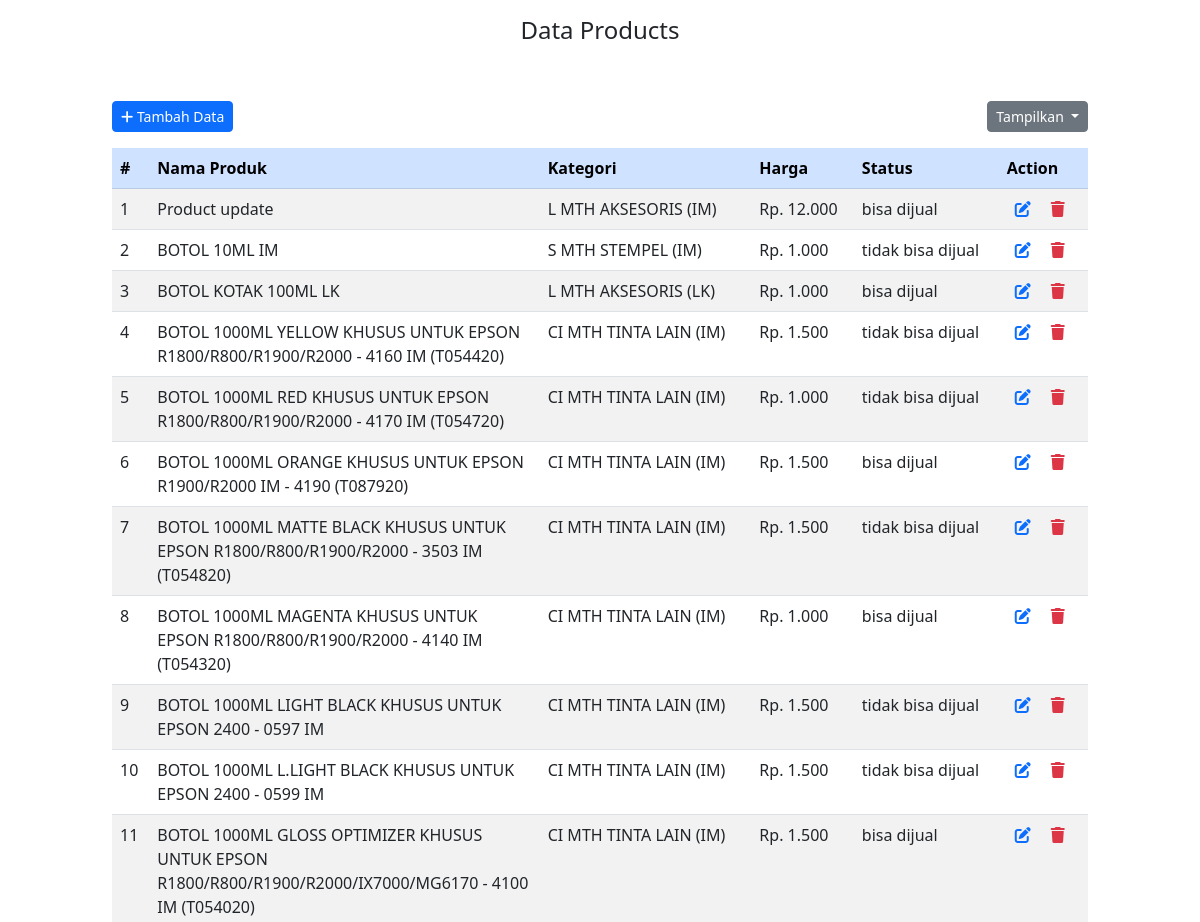
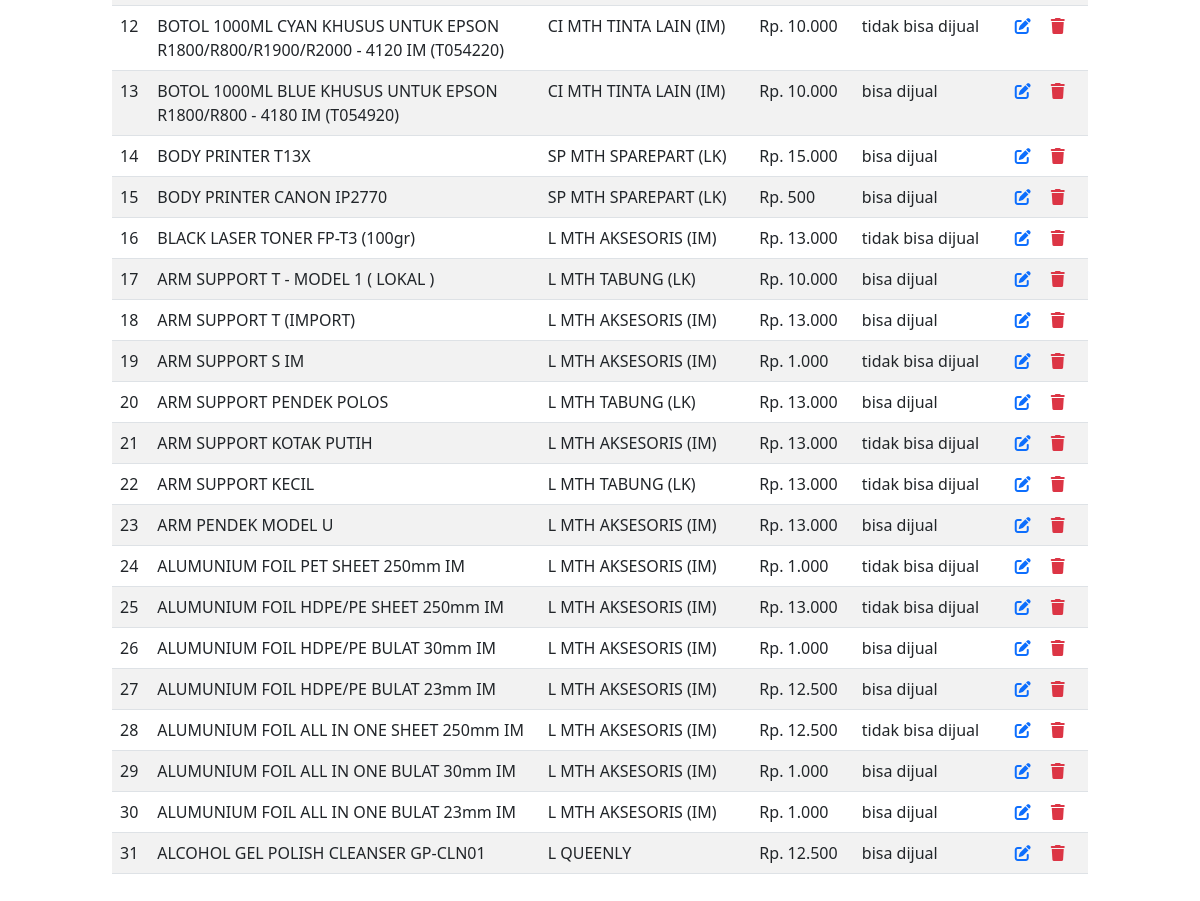
The page / on the database its author committed (2 pictures, top to bottom).
### tables this page shows
CREATE TABLE `products` (
  `id_produk` int(11) NOT NULL,
  `no` int(11) NOT NULL,
  `nama_produk` varchar(200) NOT NULL,
  `kategori` varchar(100) NOT NULL,
  `harga` int(11) NOT NULL,
  `status` varchar(100) NOT NULL
);

### application/controllers/Welcome.php (called while the page is built, shortened)
<?php
class Welcome extends CI_Controller {
	public function __construct()
    {
		$this->load->library('form_validation');
    }
	public function index()
	{
		$data['title'] = 'View Data - Test Programmer';
		$data['products'] = $this->db->order_by('no', 'desc')->get('products')->result_array();
		$this->load->view('templates/header', $data);
		$this->load->view('welcome_message');
		$this->load->view('templates/footer');
	}
}

### index.php (called while the page is built, shortened)
<?php
require_once BASEPATH.'core/CodeIgniter.php';

### application/views/welcome_message.php (the view, shortened to what this page needs)
<h1 class="fs-4 text-center mt-3">Data Products</h1>
<div class="container-fluid my-5">
    <div class="row">
        <div class="col-lg-10 mx-auto">
            <div class="mb-3 d-flex justify-content-between">
                <a class="btn btn-sm btn-primary" href="<?= base_url('add'); ?>"><i
                        class="fa-sharp fa-solid fa-plus"></i> Tambah Data</a>
                <div class="dropdown">
                    <button class="btn btn-sm btn-secondary dropdown-toggle" type="button" data-bs-toggle="dropdown"
                        aria-expanded="false">
                        Tampilkan
                    </button>
                </div>
            </div>
            <table id="example" class="table table-striped" style="width:100%">
                <thead>
                    <tr class="table-primary">
                        <th scope="col">#</th>
                        <th scope="col" style="width:40%">Nama Produk</th>
                        <th scope="col">Kategori</th>
                        <th scope="col">Harga</th>
                        <th scope="col">Status</th>
                        <th scope="col">Action</th>
                    </tr>
                </thead>
                <tbody>
                    <?php
							$count = 1;
							foreach ($products as $row) :
						?>
                    <tr>
                        <td scope="row"><?= $count++; ?></td>
                        <td style="width:40%"><?= $row['nama_produk']; ?></td>
                        <td><?= $row['kategori']; ?></td>
                        <td><?= "Rp. " . number_format($row['harga'], 0, ',', '.'); ?></td>
                        <td><?= $row['status']; ?></td>
                        <td>
                            <a class="mx-2" href="<?= base_url('edit/'.$row['id_produk']); ?>"><i
                                    class="fa-solid fa-pen-to-square"></i></a>
                            <a onclick="return confirm('Apakah anda yakin untuk menghapus product ini ?')"
                                class="mx-2 text-danger" href="<?= base_url('delete/'.$row['id_produk']); ?>"><i
                                    class="fa-solid fa-trash"></i></a>
                        </td>
                    </tr>
                    <?php endforeach; ?>
                </tbody>
            </table>
        </div>
    </div>
</div>

### application/views/templates/header.php (shortened to what this page needs)
<!doctype html>
<html lang="en">
<head>
    <link href="https://cdn.jsdelivr.net/npm/bootstrap@5.3.0-alpha3/dist/css/bootstrap.min.css" rel="stylesheet"
>
    <link rel="stylesheet" href="https://cdnjs.cloudflare.com/ajax/libs/font-awesome/6.4.0/css/all.min.css"
 />
</head>
<body>

### application/views/templates/footer.php (shortened to what this page needs)
</body>
</html>

### rows shown on the page
products: nama_produk "Product update", kategori "L MTH AKSESORIS (IM)", harga "12.000", status "bisa dijual"
products: nama_produk "BOTOL 10ML IM", kategori "S MTH STEMPEL (IM)", harga "1.000", status "tidak bisa dijual"
products: nama_produk "BOTOL KOTAK 100ML LK", kategori "L MTH AKSESORIS (LK)", harga "1.000", status "bisa dijual"
products: nama_produk "BOTOL 1000ML YELLOW KHUSUS UNTUK EPSON R1800/R800/R1900/R2000 - 4160 IM (T054420)", kategori "CI MTH TINTA LAIN (IM)", harga "1.500", status "tidak bisa dijual"
products: nama_produk "BOTOL 1000ML RED KHUSUS UNTUK EPSON R1800/R800/R1900/R2000 - 4170 IM (T054720)", kategori "CI MTH TINTA LAIN (IM)", harga "1.000", status "tidak bisa dijual"
products: nama_produk "BOTOL 1000ML ORANGE KHUSUS UNTUK EPSON R1900/R2000 IM - 4190 (T087920)", kategori "CI MTH TINTA LAIN (IM)", harga "1.500", status "bisa dijual"
products: nama_produk "BOTOL 1000ML MATTE BLACK KHUSUS UNTUK EPSON R1800/R800/R1900/R2000 - 3503 IM (T054820)", kategori "CI MTH TINTA LAIN (IM)", harga "1.500", status "tidak bisa dijual"
products: nama_produk "BOTOL 1000ML MAGENTA KHUSUS UNTUK EPSON R1800/R800/R1900/R2000 - 4140 IM (T054320)", kategori "CI MTH TINTA LAIN (IM)", harga "1.000", status "bisa dijual"
products: nama_produk "BOTOL 1000ML LIGHT BLACK KHUSUS UNTUK EPSON 2400 - 0597 IM", kategori "CI MTH TINTA LAIN (IM)", harga "1.500", status "tidak bisa dijual"
products: nama_produk "BOTOL 1000ML L.LIGHT BLACK KHUSUS UNTUK EPSON 2400 - 0599 IM", kategori "CI MTH TINTA LAIN (IM)", harga "1.500", status "tidak bisa dijual"
products: nama_produk "BOTOL 1000ML GLOSS OPTIMIZER KHUSUS UNTUK EPSON R1800/R800/R1900/R2000/IX7000/MG6170 - 4100 IM (T054020)", kategori "CI MTH TINTA LAIN (IM)", harga "1.500", status "bisa dijual"
products: nama_produk "BOTOL 1000ML CYAN KHUSUS UNTUK EPSON R1800/R800/R1900/R2000 - 4120 IM (T054220)", kategori "CI MTH TINTA LAIN (IM)", harga "10.000", status "tidak bisa dijual"
products: nama_produk "BOTOL 1000ML BLUE KHUSUS UNTUK EPSON R1800/R800 - 4180 IM (T054920)", kategori "CI MTH TINTA LAIN (IM)", harga "10.000", status "bisa dijual"
products: nama_produk "BODY PRINTER T13X", kategori "SP MTH SPAREPART (LK)", harga "15.000", status "bisa dijual"
products: nama_produk "BODY PRINTER CANON IP2770", kategori "SP MTH SPAREPART (LK)", harga "500", status "bisa dijual"
products: nama_produk "BLACK LASER TONER FP-T3 (100gr)", kategori "L MTH AKSESORIS (IM)", harga "13.000", status "tidak bisa dijual"
products: nama_produk "ARM SUPPORT T - MODEL 1 ( LOKAL )", kategori "L MTH TABUNG (LK)", harga "10.000", status "bisa dijual"
products: nama_produk "ARM SUPPORT T (IMPORT)", kategori "L MTH AKSESORIS (IM)", harga "13.000", status "bisa dijual"
products: nama_produk "ARM SUPPORT S IM", kategori "L MTH AKSESORIS (IM)", harga "1.000", status "tidak bisa dijual"
products: nama_produk "ARM SUPPORT PENDEK POLOS", kategori "L MTH TABUNG (LK)", harga "13.000", status "bisa dijual"
products: nama_produk "ARM SUPPORT KOTAK PUTIH", kategori "L MTH AKSESORIS (IM)", harga "13.000", status "tidak bisa dijual"
products: nama_produk "ARM SUPPORT KECIL", kategori "L MTH TABUNG (LK)", harga "13.000", status "tidak bisa dijual"
products: nama_produk "ARM PENDEK MODEL U", kategori "L MTH AKSESORIS (IM)", harga "13.000", status "bisa dijual"
products: nama_produk "ALUMUNIUM FOIL PET SHEET 250mm IM", kategori "L MTH AKSESORIS (IM)", harga "1.000", status "tidak bisa dijual"
products: nama_produk "ALUMUNIUM FOIL HDPE/PE SHEET 250mm IM", kategori "L MTH AKSESORIS (IM)", harga "13.000", status "tidak bisa dijual"
products: nama_produk "ALUMUNIUM FOIL HDPE/PE BULAT 30mm IM", kategori "L MTH AKSESORIS (IM)", harga "1.000", status "bisa dijual"
products: nama_produk "ALUMUNIUM FOIL HDPE/PE BULAT 23mm IM", kategori "L MTH AKSESORIS (IM)", harga "12.500", status "bisa dijual"
products: nama_produk "ALUMUNIUM FOIL ALL IN ONE SHEET 250mm IM", kategori "L MTH AKSESORIS (IM)", harga "12.500", status "tidak bisa dijual"
products: nama_produk "ALUMUNIUM FOIL ALL IN ONE BULAT 30mm IM", kategori "L MTH AKSESORIS (IM)", harga "1.000", status "bisa dijual"
products: nama_produk "ALUMUNIUM FOIL ALL IN ONE BULAT 23mm IM", kategori "L MTH AKSESORIS (IM)", harga "1.000", status "bisa dijual"
products: nama_produk "ALCOHOL GEL POLISH CLEANSER GP-CLN01", kategori "L QUEENLY", harga "12.500", status "bisa dijual"
